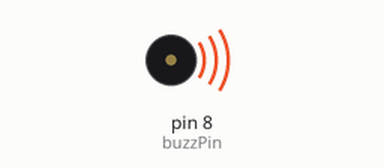
Bench run of a sketch on a simulated Arduino Uno, built with avr-gcc and run on an emulated ATmega328P. On the bench: buzzer (waves = sounding).

Above: at 0.1 s.
Timing chart, 0 to 40.0 s (numbered marks = the images above):
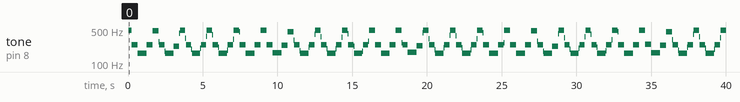

Measured:
- by itself, tone on pin 8 (buzzPin): plays 496 Hz for 0.20 s, 249 Hz for 0.40 s, 166 Hz for 0.60 s, 249 Hz for 0.40 s, 483 Hz for 0.40 s, 288 Hz for 0.04 s … (145 notes in this stretch)

The sketch:

anAlarm.ino
```cpp
int buzzPin=8;
int dt1=1;
int dt2=2;
int j;
void setup() {
  // put your setup code here, to run once:
  pinMode(buzzPin,OUTPUT);
}

void loop() {
  // put your main code here, to run repeatedly:
  for(j=1;j<=100;j=j+1){
    digitalWrite(buzzPin,HIGH);
    delay(dt1);
    digitalWrite(buzzPin,LOW);
    delay(dt1);
  }
  for(j=1;j<=100;j=j+1){
    digitalWrite(buzzPin,HIGH);
    delay(dt2);
    digitalWrite(buzzPin,LOW);
    delay(dt2);
  }
  for(j=1;j<=100;j=j+1){
    digitalWrite(buzzPin,HIGH);
    delay(3);
    digitalWrite(buzzPin,LOW);
    delay(3);
  }
  for(j=1;j<=100;j=j+1){
    digitalWrite(buzzPin,HIGH);
    delay(2);
    digitalWrite(buzzPin,LOW);
    delay(2);
  }
  for(j=1;j<=100;j=j+1){
    digitalWrite(buzzPin,HIGH);
    delay(1);
    digitalWrite(buzzPin,LOW);
    delay(1);
  }
//for(j=1;j<=100;j=j+1){
//digitalWrite(buzzPin,HIGH);
//delay(6);
//digitalWrite(buzzPin,LOW);
//delay(6);
//}
}
```
